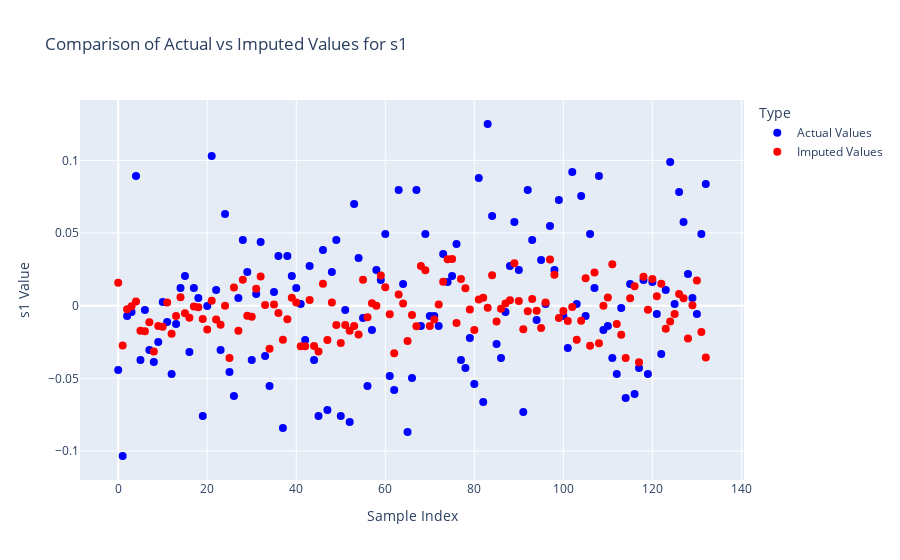
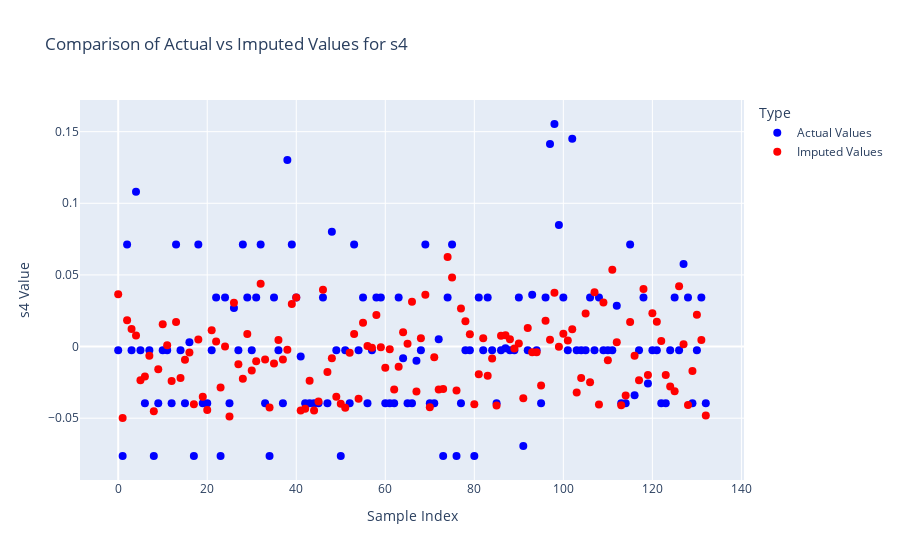

The notebook cell these images were saved under, in order:
### Markdown cell above
## Evaluating imputation quality

In this demonstration, since the receiver dataset was artificially created by removing variables from the original data, there exists the unique opportunity to evaluate the quality of our imputations by comparing them to the actual values.

### Code cell
# Visualize comparison between actual and imputed values
for var in imputed_variables:
    fig = go.Figure()

    # Plot actual values
    fig.add_trace(
        go.Scatter(
            x=receiver_data.index,
            y=receiver_data[var],
            mode="markers",
            name="Actual Values",
            marker=dict(color="blue", size=8),
        )
    )

    # Plot imputed values
    fig.add_trace(
        go.Scatter(
            x=imputed_data.index,
            y=imputed_data[var],
            mode="markers",
            name="Imputed Values",
            marker=dict(color="red", size=8),
        )
    )

    # Customize the plot appearance
    fig.update_layout(
        title=f"Comparison of Actual vs Imputed Values for {var}",
        xaxis_title="Sample Index",
        yaxis_title=f"{var} Value",
        legend_title="Type",
        hovermode="closest",
    )

    fig.show()

### Figure 1 — Plotly figure (JSON) as saved in the notebook; plotly's stock layout.template omitted (floating-point values rounded to 4 significant figures; data arrays with more than 128 entries replaced by an {"elided": "..."} marker saying what was removed)
{"data": [{"marker": {"color": "blue", "size": 8}, "mode": "markers", "name": "Actual Values", "type": "scatter", "x": {"elided": "133 int values"}, "y": {"elided": "133 float values"}}, {"marker": {"color": "red", "size": 8}, "mode": "markers", "name": "Imputed Values", "type": "scatter", "x": {"elided": "133 int values"}, "y": {"elided": "133 float values"}}], "layout": {"hovermode": "closest", "legend": {"title": {"text": "Type"}}, "title": {"text": "Comparison of Actual vs Imputed Values for s1"}, "xaxis": {"title": {"text": "Sample Index"}}, "yaxis": {"title": {"text": "s1 Value"}}}}

### Figure 2 — Plotly figure (JSON) as saved in the notebook; plotly's stock layout.template omitted (floating-point values rounded to 4 significant figures; data arrays with more than 128 entries replaced by an {"elided": "..."} marker saying what was removed)
{"data": [{"marker": {"color": "blue", "size": 8}, "mode": "markers", "name": "Actual Values", "type": "scatter", "x": {"elided": "133 int values"}, "y": {"elided": "133 float values"}}, {"marker": {"color": "red", "size": 8}, "mode": "markers", "name": "Imputed Values", "type": "scatter", "x": {"elided": "133 int values"}, "y": {"elided": "133 float values"}}], "layout": {"hovermode": "closest", "legend": {"title": {"text": "Type"}}, "title": {"text": "Comparison of Actual vs Imputed Values for s4"}, "xaxis": {"title": {"text": "Sample Index"}}, "yaxis": {"title": {"text": "s4 Value"}}}}
